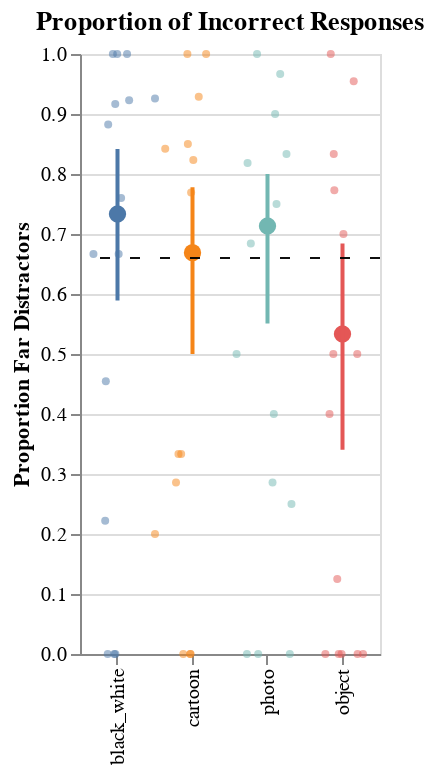

This figure's notebook cell:
### Code cell
def create_error_plot(error_df, item_level_df):
    ci_plot = alt.Chart(error_df).mark_errorbar().encode(
        x=alt.X("condition:N", title=None),
        y=alt.Y("ci_upper", title="Proportion Far Distractors"),
        y2=alt.Y2("ci_lower"),
        strokeWidth=alt.value(2),
        color=alt.Color('condition').legend(None)
    )

    mean_points = alt.Chart(error_df).mark_point(filled=True, size=75, opacity=1).encode(
        x=alt.X('condition:N', scale=alt.Scale(domain=["black_white", 'cartoon', 'photo', 'object'])),
        y=alt.Y('mean_prop:Q', scale=alt.Scale(domain=[0,1])),
        color='condition:N'
    )
    
    scatter_plot = alt.Chart(item_level_df).mark_circle(size=16,opacity=0.5).encode(
        x=alt.X("condition:N", title=None),
        y=alt.Y("mean_prop:Q", scale=alt.Scale(domain=[0,1])),
        xOffset="jitter:Q",
        color=alt.Color('condition:N').legend(None),
    ).transform_calculate(
        jitter="sqrt(-2*log(random()))*cos(2*PI*random())" 
    )
    
    dashed_line = alt.Chart(error_df).mark_rule(strokeDash=[5, 10], color='black').encode(
        y=alt.datum(0.66),
        opacity=alt.value(0.5)
    )
    
    return mean_points + scatter_plot + ci_plot + dashed_line

plot = create_error_plot(error_dfs, item_dfs)
plot = plot.properties(width=150, title="Proportion of Incorrect Responses")
plot.save("proportion_incorrect_plot.pdf")
plot

### Figure 1 — Vega-Lite specification as saved in the notebook (floating-point values rounded to 4 significant figures)
{"config": {"view": {"continuousWidth": 300, "continuousHeight": 300}}, "layer": [{"data": {"name": "data-01e047d3a2b32a51620efce3a8ca4517"}, "mark": {"type": "point", "filled": true, "opacity": 1, "size": 75}, "encoding": {"color": {"field": "condition", "type": "nominal"}, "x": {"field": "condition", "scale": {"domain": ["black_white", "cartoon", "photo", "object"]}, "type": "nominal"}, "y": {"field": "mean_prop", "scale": {"domain": [0, 1]}, "type": "quantitative"}}}, {"data": {"name": "data-61e613465f2c0db47b942b44a0f4d593"}, "mark": {"type": "circle", "opacity": 0.5, "size": 16}, "encoding": {"color": {"field": "condition", "legend": null, "type": "nominal"}, "x": {"field": "condition", "title": null, "type": "nominal"}, "xOffset": {"field": "jitter", "type": "quantitative"}, "y": {"field": "mean_prop", "scale": {"domain": [0, 1]}, "type": "quantitative"}}, "transform": [{"calculate": "sqrt(-2*log(random()))*cos(2*PI*random())", "as": "jitter"}]}, {"data": {"name": "data-01e047d3a2b32a51620efce3a8ca4517"}, "mark": {"type": "errorbar"}, "encoding": {"color": {"field": "condition", "legend": null, "type": "nominal"}, "strokeWidth": {"value": 2}, "x": {"field": "condition", "title": null, "type": "nominal"}, "y": {"field": "ci_upper", "title": "Proportion Far Distractors", "type": "quantitative"}, "y2": {"field": "ci_lower"}}}, {"data": {"name": "data-01e047d3a2b32a51620efce3a8ca4517"}, "mark": {"type": "rule", "color": "black", "strokeDash": [5, 10]}, "encoding": {"opacity": {"value": 0.5}, "y": {"datum": 0.66}}}], "title": "Proportion of Incorrect Responses", "width": 150, "$schema": "https://vega.github.io/schema/vega-lite/v5.16.3.json", "datasets": {"data-01e047d3a2b32a51620efce3a8ca4517": [{"condition": "black_white", "mean_prop": 0.7333, "ci_upper": 0.8415, "ci_lower": 0.589}, {"condition": "cartoon", "mean_prop": 0.6688, "ci_upper": 0.7778, "ci_lower": 0.5}, {"condition": "object", "mean_prop": 0.5333, "ci_upper": 0.6842, "ci_lower": 0.3404}, {"condition": "photo", "mean_prop": 0.7133, "ci_upper": 0.8, "ci_lower": 0.551}], "data-61e613465f2c0db47b942b44a0f4d593": [{"condition": "black_white", "target_word": "ball", "mean_prop": 0.6667, "item_id": "black_whiteball"}, {"condition": "black_white", "target_word": "book", "mean_prop": 0.2222, "item_id": "black_whitebook"}, {"condition": "black_white", "target_word": "bowl", "mean_prop": 0.4545, "item_id": "black_whitebowl"}, {"condition": "black_white", "target_word": "box", "mean_prop": 0.6667, "item_id": "black_whitebox"}, {"condition": "black_white", "target_word": "button", "mean_prop": 0.9259, "item_id": "black_whitebutton"}, {"condition": "black_white", "target_word": "chalk", "mean_prop": 0.76, "item_id": "black_whitechalk"}, {"condition": "black_white", "target_word": "comb", "mean_prop": 1.0, "item_id": "black_whitecomb"}, {"condition": "black_white", "target_word": "cup", "mean_prop": 0.0, "item_id": "black_whitecup"}, {"condition": "black_white", "target_word": "fork", "mean_prop": 0.9167, "item_id": "black_whitefork"}, {"condition": "black_white", "target_word": "pencil", "mean_prop": 1.0, "item_id": "black_whitepencil"}, {"condition": "black_white", "target_word": "scissors", "mean_prop": 0.0, "item_id": "black_whitescissors"}, {"condition": "black_white", "target_word": "shoe", "mean_prop": 0.0, "item_id": "black_whiteshoe"}, {"condition": "black_white", "target_word": "shorts", "mean_prop": 0.9231, "item_id": "black_whiteshorts"}, {"condition": "black_white", "target_word": "sweater", "mean_prop": 1.0, "item_id": "black_whitesweater"}, {"condition": "black_white", "target_word": "toothbrush", "mean_prop": 0.8824, "item_id": "black_whitetoothbrush"}, {"condition": "cartoon", "target_word": "book", "mean_prop": 0.0, "item_id": "cartoonbook"}, {"condition": "cartoon", "target_word": "bowl", "mean_prop": 0.3333, "item_id": "cartoonbowl"}, {"condition": "cartoon", "target_word": "box", "mean_prop": 0.2857, "item_id": "cartoonbox"}, {"condition": "cartoon", "target_word": "button", "mean_prop": 0.85, "item_id": "cartoonbutton"}, {"condition": "cartoon", "target_word": "chalk", "mean_prop": 0.7692, "item_id": "cartoonchalk"}, {"condition": "cartoon", "target_word": "comb", "mean_prop": 1.0, "item_id": "cartooncomb"}, {"condition": "cartoon", "target_word": "cup", "mean_prop": 0.0, "item_id": "cartooncup"}, {"condition": "cartoon", "target_word": "fork", "mean_prop": 0.8421, "item_id": "cartoonfork"}, {"condition": "cartoon", "target_word": "pencil", "mean_prop": 0.0, "item_id": "cartoonpencil"}, {"condition": "cartoon", "target_word": "shirt", "mean_prop": 1.0, "item_id": "cartoonshirt"}, {"condition": "cartoon", "target_word": "shoe", "mean_prop": 0.2, "item_id": "cartoonshoe"}, {"condition": "cartoon", "target_word": "shorts", "mean_prop": 0.9286, "item_id": "cartoonshorts"}, {"condition": "cartoon", "target_word": "sweater", "mean_prop": 0.3333, "item_id": "cartoonsweater"}, {"condition": "cartoon", "target_word": "toothbrush", "mean_prop": 0.8235, "item_id": "cartoontoothbrush"}, {"condition": "object", "target_word": "ball", "mean_prop": 0.0, "item_id": "objectball"}, {"condition": "object", "target_word": "book", "mean_prop": 0.5, "item_id": "objectbook"}, {"condition": "object", "target_word": "bowl", "mean_prop": 0.125, "item_id": "objectbowl"}, {"condition": "object", "target_word": "box", "mean_prop": 0.0, "item_id": "objectbox"}, {"condition": "object", "target_word": "button", "mean_prop": 0.4, "item_id": "objectbutton"}, {"condition": "object", "target_word": "chalk", "mean_prop": 0.5, "item_id": "objectchalk"}, {"condition": "object", "target_word": "comb", "mean_prop": 1.0, "item_id": "objectcomb"}, {"condition": "object", "target_word": "cup", "mean_prop": 0.0, "item_id": "objectcup"}, {"condition": "object", "target_word": "fork", "mean_prop": 0.7727, "item_id": "objectfork"}, {"condition": "object", "target_word": "scissors", "mean_prop": 0.0, "item_id": "objectscissors"}, {"condition": "object", "target_word": "shirt", "mean_prop": 0.8333, "item_id": "objectshirt"}, {"condition": "object", "target_word": "shorts", "mean_prop": 0.9545, "item_id": "objectshorts"}, {"condition": "object", "target_word": "sweater", "mean_prop": 0.0, "item_id": "objectsweater"}, {"condition": "object", "target_word": "toothbrush", "mean_prop": 0.7, "item_id": "objecttoothbrush"}, {"condition": "photo", "target_word": "book", "mean_prop": 0.0, "item_id": "photobook"}, {"condition": "photo", "target_word": "bowl", "mean_prop": 0.2857, "item_id": "photobowl"}, {"condition": "photo", "target_word": "box", "mean_prop": 0.4, "item_id": "photobox"}, {"condition": "photo", "target_word": "button", "mean_prop": 0.75, "item_id": "photobutton"}, {"condition": "photo", "target_word": "chalk", "mean_prop": 0.6842, "item_id": "photochalk"}, {"condition": "photo", "target_word": "comb", "mean_prop": 0.8333, "item_id": "photocomb"}, {"condition": "photo", "target_word": "cup", "mean_prop": 0.25, "item_id": "photocup"}, {"condition": "photo", "target_word": "fork", "mean_prop": 0.9, "item_id": "photofork"}, {"condition": "photo", "target_word": "scissors", "mean_prop": 0.0, "item_id": "photoscissors"}, {"condition": "photo", "target_word": "shirt", "mean_prop": 1.0, "item_id": "photoshirt"}, {"condition": "photo", "target_word": "shoe", "mean_prop": 0.0, "item_id": "photoshoe"}, {"condition": "photo", "target_word": "shorts", "mean_prop": 0.9667, "item_id": "photoshorts"}, {"condition": "photo", "target_word": "sweater", "mean_prop": 0.5, "item_id": "photosweater"}, {"condition": "photo", "target_word": "toothbrush", "mean_prop": 0.8182, "item_id": "phototoothbrush"}]}}
